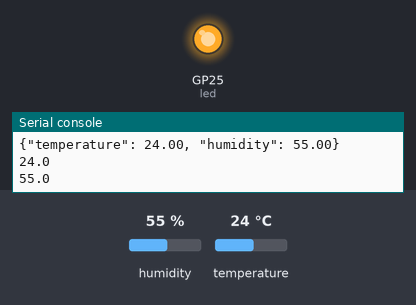
Recording of a program running on a simulated Raspberry Pi Pico running MicroPython. On the bench: output pins drawn as LEDs (lit = HIGH), the last lines printed to the serial console. The test bench sets the inputs (shaded band); at power-on: humidity 55 %, temperature 24 °C. Library files of the repository ran but are not shown: dht20.py.

Above: at 1.9 s.
At 5.1 s:
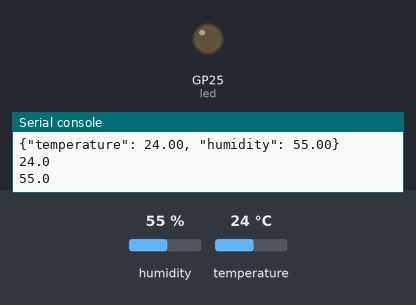
Timing chart, 0 to 8.7 s (numbered marks = the images above):
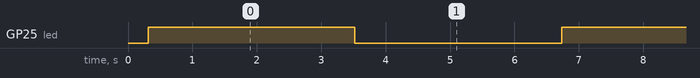

The program:

main.py
```python
from machine import Pin
import time, dht20

led = Pin("LED", Pin.OUT)

dht20.init()
time.sleep_ms(100)

while True:
    led.toggle()
    dht20.get_data()
    print(dht20.to_json())
    print(dht20.temperature_data)
    print(dht20.humidity_data)
    time.sleep(3)
```

Measured:
- by itself, GP25 (led): alternates HIGH for 3.2 s and LOW for 3.2 s
